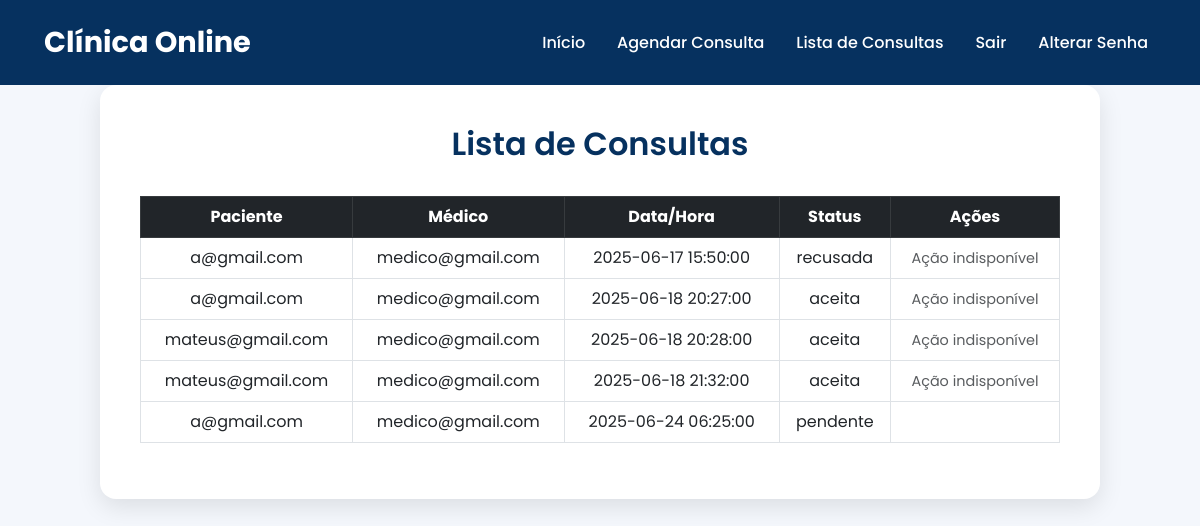
Page /consultas (signed in) on the committed database.
### app/models.py (models this page shows, shortened)
class Consulta(db.Model):
    id = db.Column(db.Integer, primary_key=True)
    data_hora = db.Column(db.DateTime, nullable=False)
    status = db.Column(db.String(20), default="pendente")  # Status: pendente ou aceito
    paciente_id = db.Column(db.Integer, db.ForeignKey('user.id'), nullable=False)
    medico_id = db.Column(db.Integer, db.ForeignKey('user.id'), nullable=True)
    paciente = db.relationship('User', foreign_keys=[paciente_id], backref='consultas_paciente')
    medico = db.relationship('User', foreign_keys=[medico_id], backref='consultas_medico')

class User(db.Model, UserMixin):
    id = db.Column(db.Integer, primary_key=True)
    email = db.Column(db.String(150), unique=True, nullable=False)
    password = db.Column(db.String(150), nullable=False)
    role = db.Column(db.String(50), nullable=False, default='paciente')  # Novo campo para definir o papel do usuário (default 'paciente')
    is_active = db.Column(db.Boolean, default=True)  # Adicionando o campo is_active

### app/views.py (the view)
@views_bp.route('/consultas')
@login_required
def lista():
    if current_user.role == 'admin':
        consultas = Consulta.query.all()
    elif current_user.role == 'medico':
        consultas = Consulta.query.filter_by(medico_id=current_user.id).all()
    else:
        consultas = Consulta.query.filter_by(paciente_id=current_user.id).all()
    return render_template('consultas.html', consultas=consultas)

### app/templates/consultas.html (shortened to what this page needs)
<!DOCTYPE html>
<html lang="pt-br">
<head>
  <link href="https://cdn.jsdelivr.net/npm/bootstrap@5.3.0/dist/css/bootstrap.min.css" rel="stylesheet"/>
</head>
<body>
<nav class="navbar navbar-expand-lg">
  <div class="container-fluid">
    <a class="navbar-brand" href="#">Clínica Online</a>
    <div class="collapse navbar-collapse justify-content-end" id="navbarNav">
<ul class="navbar-nav ms-auto">
  <li class="nav-item">
    <a class="nav-link" href="{{ url_for('views.home') }}">Início</a>
  </li>
  {% if current_user.is_authenticated and current_user.role != 'medico' %}
  <li class="nav-item">
    <a class="nav-link" href="{{ url_for('views.agendar') }}">Agendar Consulta</a>
  </li>
  {% endif %}
  <li class="nav-item">
    <a class="nav-link" href="{{ url_for('views.lista') }}">Lista de Consultas</a>
  </li>
  {% if current_user.is_authenticated %}
  <li class="nav-item">
    <a class="nav-link" href="{{ url_for('views.logout') }}">Sair</a>
  </li>
  {% else %}
  <li class="nav-item">
    <a class="nav-link" href="{{ url_for('views.login') }}">Login</a>
  </li>
  {% endif %}
  {% if current_user.is_authenticated %}
<li class="nav-item">
  <a class="nav-link" href="{{ url_for('views.alterar_senha') }}">Alterar Senha</a>
</li>
{% endif %}
</ul>
    </div>
  </div>
</nav>
<div class="consulta-container">
  <h2 class="consulta-header">Lista de Consultas</h2>
  <table class="table table-bordered table-hover">
    <thead class="table-dark">
      <tr>
        <th scope="col">Paciente</th>
        <th scope="col">Médico</th>
        <th scope="col">Data/Hora</th>
        <th scope="col">Status</th>
        <th scope="col">Ações</th>
      </tr>
    </thead>
    <tbody>
      {% for consulta in consultas %}
      <tr>
        <td data-label="Paciente">{{ consulta.paciente.email }}</td>
        <td data-label="Médico">{{ consulta.medico.email }}</td>
        <td data-label="Data/Hora">{{ consulta.data_hora }}</td>
        <td data-label="Status">{{ consulta.status }}</td>
        <td data-label="Ações">
          {% if consulta.status == 'pendente' %}
          {% if current_user.role == 'medico' %}
          <form action="{{ url_for('views.aceitar_consulta', consulta_id=consulta.id) }}" method="POST" class="d-inline">
            <button type="submit" class="btn btn-aceitar">Aceitar</button>
          </form>
          <form action="{{ url_for('views.recusar_consulta', consulta_id=consulta.id) }}" method="POST" class="d-inline">
            <button type="submit" class="btn btn-recusar">Recusar</button>
          </form>
          {% endif %}
          {% else %}
          <span class="text-muted">Ação indisponível</span>
          {% endif %}
        </td>
      </tr>
      {% endfor %}
    </tbody>
  </table>
</div>
</body>
</html>

### app/templates/consultas.html (style rules this page uses)
* { font-family: 'Poppins', sans-serif; }
body { background: #f4f7fc; min-height: 100vh; justify-content: center; align-items: center; }
.navbar { background-color: #06315f; padding: 1rem 2rem; }
.navbar-brand { font-size: 1.8rem; font-weight: 700; color: #ffffff !important; }
.navbar-nav .nav-link { color: #ffffff !important; font-weight: 500; margin-left: 1rem; transition: all 0.3s ease; }
.consulta-container { background: #fff; padding: 2.5rem; border-radius: 16px; box-shadow: 0 8px 24px rgba(0, 0, 0, 0.1); width: 100%; max-width: 1000px; margin-left: auto; margin-right: auto; }
.consulta-header { text-align: center; font-size: 2rem; font-weight: 600; color: #06315f; margin-bottom: 2rem; }
table { width: 100%; }
thead { background-color: #06315f; color: #fff; }
.table th, .table td { vertical-align: middle; text-align: center; }
.text-muted { font-size: 0.9rem; }

### rows in the picture
Consulta: paciente.email "a@gmail.com", medico.email "medico@gmail.com", data_hora "2025-06-17 15:50:00", status "recusada", shows "Ação indisponível"
Consulta: paciente.email "a@gmail.com", medico.email "medico@gmail.com", data_hora "2025-06-18 20:27:00", status "aceita", shows "Ação indisponível"
Consulta: paciente.email "mateus@gmail.com", medico.email "medico@gmail.com", data_hora "2025-06-18 20:28:00", status "aceita", shows "Ação indisponível"
Consulta: paciente.email "mateus@gmail.com", medico.email "medico@gmail.com", data_hora "2025-06-18 21:32:00", status "aceita", shows "Ação indisponível"
Consulta: paciente.email "a@gmail.com", medico.email "medico@gmail.com", data_hora "2025-06-24 06:25:00", status "pendente"
